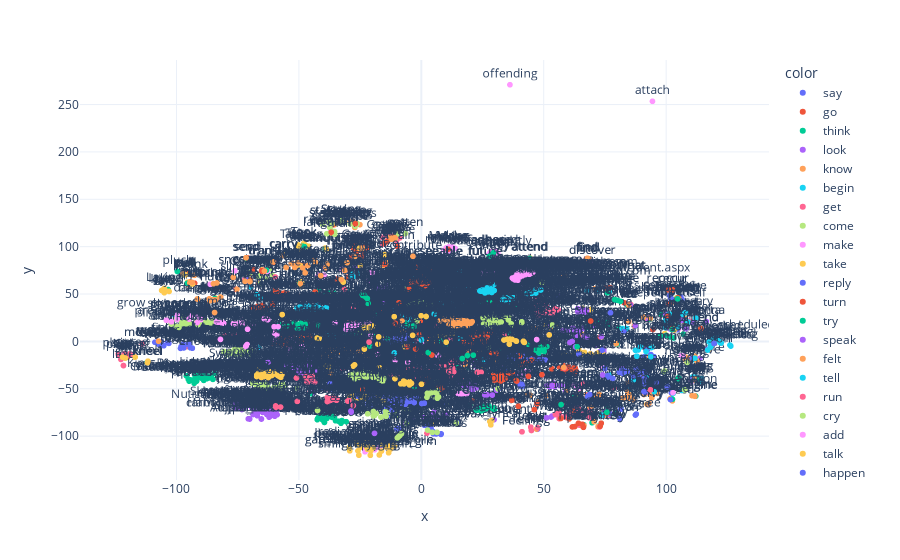

Notebook source saved alongside this figure:
### Code cell
fig = px.scatter(
    x=embeddings[:, 0],
    y=embeddings[:, 1],
    color=clusters,
    template="plotly_white",
# )
    text=words)
fig.update_traces(textposition="top center")
fig.show()
